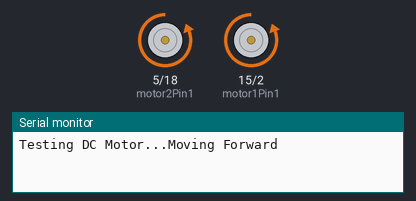
Bench run of a sketch on a simulated ESP32. Shown: motor-driver pin pairs drawn as motors (green arrow = first pin HIGH = forward, orange = second pin HIGH = backward, longer = more drive), the last lines printed to the serial monitor.

Above: at 1.0 s.
At 2.5 s:
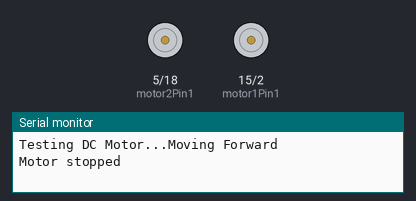
At 4.0 s:
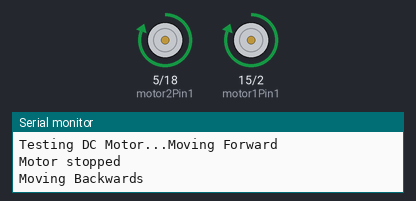
Timing chart, 0 to 7.8 s (numbered marks = the images above):
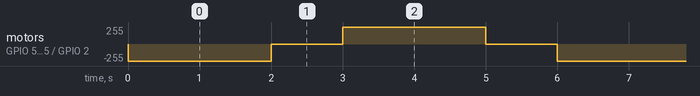

The sketch:

Motors.ino
```cpp
/*********
  Rui Santos
  Complete project details at https://randomnerdtutorials.com
*********/

// Motor A
int motor1Pin1 = 15;
int motor1Pin2 = 2;
int motor2Pin1 = 5;
int motor2Pin2 = 18;
//int enable1Pin = 14;

void setup() {
  // sets the pins as outputs:
  pinMode(motor1Pin1, OUTPUT);
  pinMode(motor1Pin2, OUTPUT);
  pinMode(motor2Pin1, OUTPUT);
  pinMode(motor2Pin2, OUTPUT);
//  pinMode(enable1Pin, OUTPUT);


  // attach the channel to the GPIO to be controlled
//  ledcAttachPin(enable1Pin, pwmChannel);

  Serial.begin(115200);

  // testing
  Serial.print("Testing DC Motor...");
}

void loop() {
  // Move the DC motor forward at maximum speed
  Serial.println("Moving Forward");
  digitalWrite(motor1Pin1, LOW);
  digitalWrite(motor1Pin2, HIGH);
  digitalWrite(motor2Pin1, LOW);
  digitalWrite(motor2Pin2, HIGH);
  delay(2000);

  // Stop the DC motor
  Serial.println("Motor stopped");
  digitalWrite(motor1Pin1, LOW);
  digitalWrite(motor1Pin2, LOW);
  digitalWrite(motor2Pin1, LOW);
  digitalWrite(motor2Pin2, LOW);
  delay(1000);

  // Move DC motor backwards at maximum speed
  Serial.println("Moving Backwards");
  digitalWrite(motor1Pin1, HIGH);
  digitalWrite(motor1Pin2, LOW);
  digitalWrite(motor2Pin1, HIGH);
  digitalWrite(motor2Pin2, LOW);
  delay(2000);

  // Stop the DC motor
  Serial.println("Motor stopped");
  digitalWrite(motor1Pin1, LOW);
  digitalWrite(motor1Pin2, LOW);
  digitalWrite(motor2Pin1, LOW);
  digitalWrite(motor2Pin2, LOW);
  delay(1000);


}
```

Measured:
- by itself, motor on GPIO 5 (motor2Pin1) / GPIO 18 (motor2Pin2), motor on GPIO 15 (motor1Pin1) / GPIO 2 (motor1Pin2): repeats every 6.0 s: stopped 1.0 s, forward 255/255 2.0 s, stopped 1.0 s, backward 255/255 2.0 s
